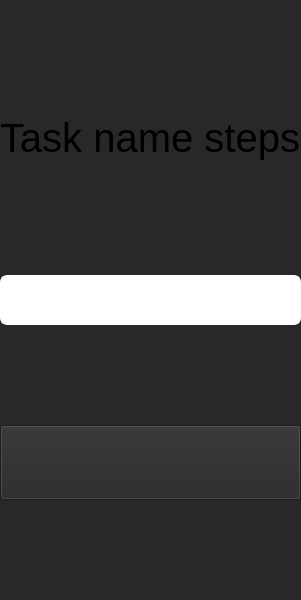
                 <widget class="QWidget" name="steps_widget" native="true">
                  <property name="minimumSize">
                   <size>
                    <width>0</width>
                    <height>600</height>
                   </size>
                  </property>
                  <property name="styleSheet">
                   <string notr="true">background-color: rgb(40,40, 40);
</string>
                  </property>
                  <layout class="QVBoxLayout" name="verticalLayout_4">
                   <property name="spacing">
                    <number>0</number>
                   </property>
                   <property name="leftMargin">
                    <number>0</number>
                   </property>
                   <property name="topMargin">
                    <number>0</number>
                   </property>
                   <property name="rightMargin">
                    <number>0</number>
                   </property>
                   <property name="bottomMargin">
                    <number>0</number>
                   </property>
                   <item>
                    <widget class="QLabel" name="steps_label">
                     <property name="minimumSize">
                      <size>
                       <width>0</width>
                       <height>75</height>
                      </size>
                     </property>
                     <property name="maximumSize">
                      <size>
                       <width>16777215</width>
                       <height>75</height>
                      </size>
                     </property>
                     <property name="font">
                      <font>
                       <pointsize>30</pointsize>
                       <bold>false</bold>
                       <kerning>true</kerning>
                      </font>
                     </property>
                     <property name="text">
                      <string>Task name steps</string>
                     </property>
                     <property name="wordWrap">
                      <bool>true</bool>
                     </property>
                    </widget>
                   </item>
                   <item>
                    <layout class="QVBoxLayout" name="verticalLayout_3"/>
                   </item>
                   <item>
                    <widget class="QProgressBar" name="task_step_progress">
                     <property name="sizePolicy">
                      <sizepolicy hsizetype="Expanding" vsizetype="Preferred">
                       <horstretch>0</horstretch>
                       <verstretch>0</verstretch>
                      </sizepolicy>
                     </property>
                     <property name="minimumSize">
                      <size>
                       <width>0</width>
                       <height>40</height>
                      </size>
                     </property>
                     <property name="maximumSize">
                      <size>
                       <width>16777215</width>
                       <height>50</height>
                      </size>
                     </property>
                     <property name="styleSheet">
                      <string notr="true">
QProgressBar {
    border: 2px solid white;
    border-radius: 7px;
    background-color: white;
    padding: 0;
}

QProgressBar::chunk {
    background-color: rgb(17, 255, 57);
    border-radius: 7px;
}
</string>
                     </property>
                     <property name="value">
                      <number>0</number>
                     </property>
                     <property name="textVisible">
                      <bool>false</bool>
                     </property>
                    </widget>
                   </item>
                   <item>
                    <widget class="QPushButton" name="add_task_step_button">
                     <property name="sizePolicy">
                      <sizepolicy hsizetype="Preferred" vsizetype="Preferred">
                       <horstretch>0</horstretch>
                       <verstretch>0</verstretch>
                      </sizepolicy>
                     </property>
                     <property name="minimumSize">
                      <size>
                       <width>0</width>
                       <height>40</height>
                      </size>
                     </property>
                     <property name="maximumSize">
                      <size>
                       <width>16777215</width>
                       <height>75</height>
                      </size>
                     </property>
                     <property name="text">
                      <string/>
                     </property>
                     <property name="icon">
                      <iconset>
                       <normaloff>icons_white/plus.svg</normaloff>icons_white/plus.svg</iconset>
                     </property>
                     <property name="iconSize">
                      <size>
                       <width>40</width>
                       <height>40</height>
                      </size>
                     </property>
                    </widget>
                   </item>
                  </layout>
                 </widget>
